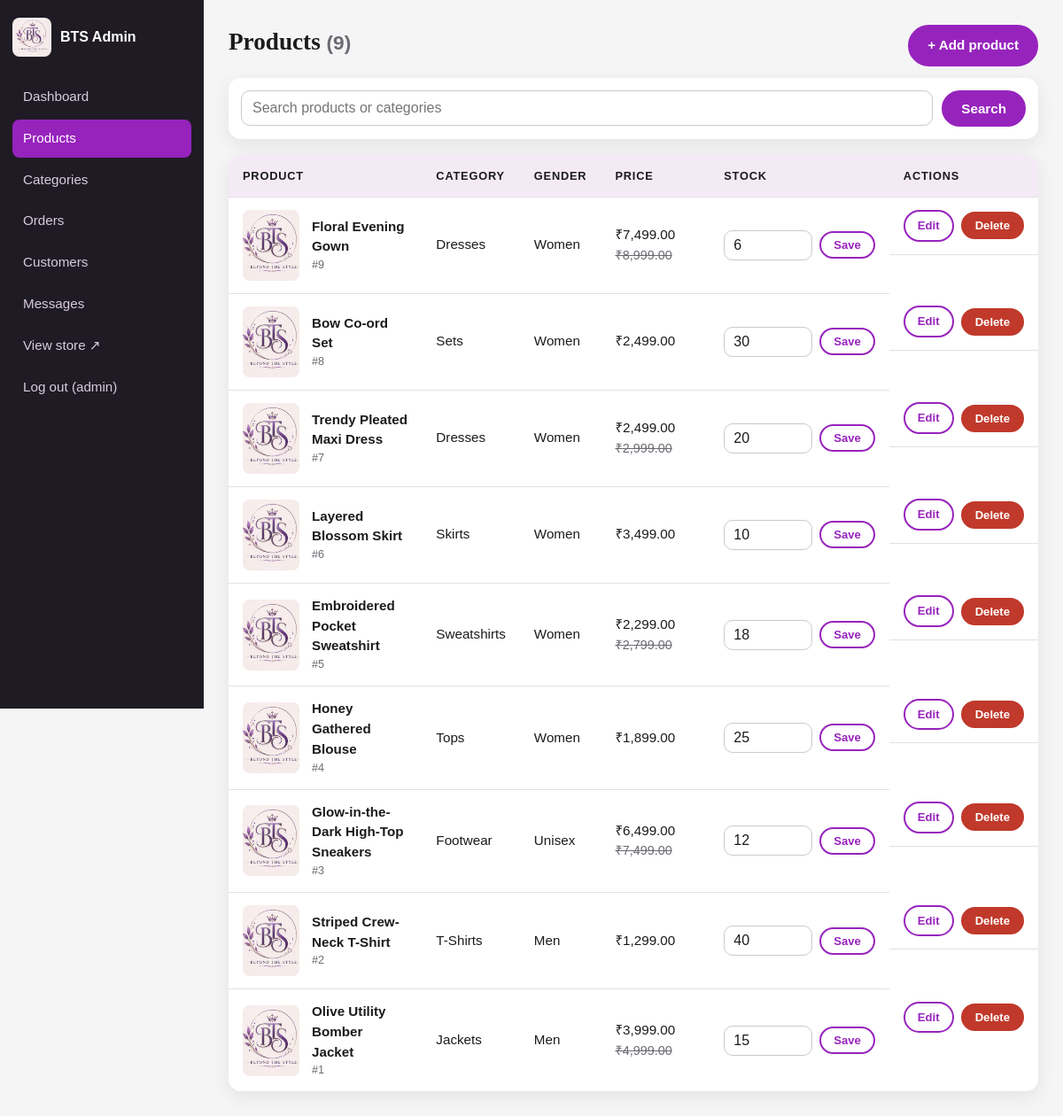
The page /products.php (signed in) on the database its author committed.
### tables this page shows
CREATE TABLE `products` (
  `id`             INT UNSIGNED NOT NULL AUTO_INCREMENT,
  `category_id`    INT UNSIGNED NOT NULL,
  `name`           VARCHAR(150) NOT NULL,
  `gender`         ENUM('men','women','unisex') NOT NULL DEFAULT 'unisex',
  `description`    TEXT NOT NULL,
  `price`          DECIMAL(10,2) NOT NULL,
  `discount_price` DECIMAL(10,2) NULL DEFAULT NULL,
  `image`          VARCHAR(255) NOT NULL DEFAULT '',
  `sizes`          VARCHAR(100) NOT NULL DEFAULT 'One Size',
  `colors`         VARCHAR(150) NOT NULL DEFAULT 'Standard',
  `stock`          INT UNSIGNED NOT NULL DEFAULT 0,
  `sales_count`    INT UNSIGNED NOT NULL DEFAULT 0,
  `created_at`     DATETIME NOT NULL DEFAULT CURRENT_TIMESTAMP,
  PRIMARY KEY (`id`),
  KEY `idx_products_category` (`category_id`),
  KEY `idx_products_gender` (`gender`),
  KEY `idx_products_created` (`created_at`),
  KEY `idx_products_name` (`name`),
  CONSTRAINT `fk_products_category` FOREIGN KEY (`category_id`) REFERENCES `categories` (`id`) ON DELETE RESTRICT
);

CREATE TABLE `categories` (
  `id`   INT UNSIGNED NOT NULL AUTO_INCREMENT,
  `name` VARCHAR(80)  NOT NULL,
  `slug` VARCHAR(100) NOT NULL,
  PRIMARY KEY (`id`),
  UNIQUE KEY `uq_categories_slug` (`slug`),
  UNIQUE KEY `uq_categories_name` (`name`)
);

### functions.php (called while the page is built, shortened)
<?php
require_once __DIR__ . '/db.php';
function e($value): string
{
    return htmlspecialchars((string) $value, ENT_QUOTES | ENT_SUBSTITUTE, 'UTF-8');
}
function url(string $path = ''): string
{
    return BASE_URL . '/' . ltrim($path, '/');
}
function asset_url(string $relativePath): string
{
    $segments = array_map('rawurlencode', explode('/', trim($relativePath)));
    return url(implode('/', $segments));
}
function product_image_url(?string $image): string
{
    $image = trim((string) $image);
    if ($image === '' || !is_file(ROOT_PATH . '/' . $image)) {
        return asset_url('images/logo.jpeg');
    }
    return asset_url($image);
}
function money($amount): string
{
    return CURRENCY . number_format((float) $amount, 2);
}
function csrf_token(): string
{
    return $_SESSION['csrf'];
}
function get(string $key, string $default = ''): string
{
    $v = $_GET[$key] ?? $default;
    return is_string($v) ? trim($v) : $default;
}
function has_discount(array $p): bool
{
    return !empty($p['discount_price']) && (float) $p['discount_price'] < (float) $p['price'];
}

### db.php (called while the page is built, shortened)
<?php
function db(): PDO
{
    static $pdo = null;
    if ($pdo !== null) {
        return $pdo;
    }
    $dsn = 'mysql:host=' . DB_HOST . ';dbname=' . DB_NAME . ';charset=' . DB_CHARSET;
    try {
        $pdo = new PDO($dsn, DB_USER, DB_PASS, [
            PDO::ATTR_ERRMODE            => PDO::ERRMODE_EXCEPTION,
            PDO::ATTR_DEFAULT_FETCH_MODE => PDO::FETCH_ASSOC,
            PDO::ATTR_EMULATE_PREPARES   => false,
        ]);
    } catch (PDOException $e) {
        error_log('BTS database connection failed: ' . $e->getMessage());
        http_response_code(500);
        exit('<h2>Database connection failed</h2><p>Make sure MySQL is running in XAMPP, '
            . 'that <code>database.sql</code> has been imported, and that the credentials in '
            . '<code>includes/config.php</code> are correct.</p>');
    }
    return $pdo;
}
function query(string $sql, array $params = []): PDOStatement
{
    $stmt = db()->prepare($sql);
    $stmt->execute($params);
    return $stmt;
}
function fetch_all(string $sql, array $params = []): array
{
    return query($sql, $params)->fetchAll();
}
function fetch_one(string $sql, array $params = []): ?array
{
    $row = query($sql, $params)->fetch();
    return $row === false ? null : $row;
}
function fetch_value(string $sql, array $params = [])
{
    $row = query($sql, $params)->fetch(PDO::FETCH_NUM);
    return $row === false ? null : $row[0];
}

### auth.php (called while the page is built, shortened)
<?php
require_once __DIR__ . '/functions.php';
function current_admin(): ?array
{
    static $admin = false;
    if ($admin === false) {
        $admin = null;
        if (!empty($_SESSION['admin_id'])) {
            $admin = fetch_one('SELECT id, username FROM admins WHERE id = ?', [$_SESSION['admin_id']]);
        }
    }
    return $admin;
}
function require_admin(): array
{
    $admin = current_admin();
    return $admin;
}

### products.php (the view, shortened to what this page needs)
<?php
require_once __DIR__ . '/../includes/admin-header.php';
$q = mb_substr(get('q'), 0, 100);
$page = max(1, (int) get('page', '1'));
$where = '';
$params = [];
$total = (int) fetch_value('SELECT COUNT(*) FROM products p JOIN categories c ON c.id = p.category_id' . $where, $params);
$pages = max(1, (int) ceil($total / 20));
$page = min($page, $pages);
$products = fetch_all(PRODUCT_SELECT . $where . ' ORDER BY p.id DESC LIMIT 20 OFFSET ' . (($page - 1) * 20), $params);
?>
<div class="section-head">
    <h1>Products <small class="muted">(<?= $total ?>)</small></h1>
    <a class="btn" href="<?= e(url('admin/add-product.php')) ?>">+ Add product</a>
</div>
<form method="get" class="filter-bar">
    <input type="search" name="q" value="<?= e($q) ?>" placeholder="Search products or categories">
    <button class="btn" type="submit">Search</button>
</form>
<?php if (!$products): ?>
    <p class="empty">No products found.</p>
<?php else: ?>
<div class="table-wrap">
    <table class="table">
        <thead><tr><th>Product</th><th>Category</th><th>Gender</th><th>Price</th><th>Stock</th><th>Actions</th></tr></thead>
        <tbody>
        <?php foreach ($products as $p): ?>
            <tr>
                <td data-label="Product">
                    <div class="cart-product"><img src="<?= e(product_image_url($p['image'])) ?>" alt="">
                        <div><strong><?= e($p['name']) ?></strong><small class="muted">#<?= (int) $p['id'] ?></small></div></div>
                </td>
                <td data-label="Category"><?= e($p['category_name']) ?></td>
                <td data-label="Gender"><?= e(ucfirst($p['gender'])) ?></td>
                <td data-label="Price">
                    <?= has_discount($p) ? money($p['discount_price']) . ' <small class="price-old">' . money($p['price']) . '</small>' : money($p['price']) ?>
                </td>
                <td data-label="Stock">
                    <form method="post" class="stock-form">
                        <input type="number" name="stock" min="0" value="<?= (int) $p['stock'] ?>" aria-label="Stock for <?= e($p['name']) ?>">
                        <button class="btn btn-sm btn-outline" type="submit">Save</button>
                    </form>
                </td>
                <td class="row-actions">
                    <a class="btn btn-sm btn-outline" href="<?= e(url('admin/edit-product.php?id=' . (int) $p['id'])) ?>">Edit</a>
                    <form method="post" onsubmit="return confirm('Delete this product permanently?');">
                        <button class="btn btn-sm btn-danger" type="submit">Delete</button>
                    </form>
                </td>
            </tr>
        <?php endforeach; ?>
        </tbody>
    </table>
</div>
<?php endif; ?>
<?php include __DIR__ . '/../includes/admin-footer.php'; ?>

### admin-header.php (shortened to what this page needs)
<?php
require_once __DIR__ . '/auth.php';
$admin = require_admin();
$current = basename($_SERVER['SCRIPT_NAME']);
$nav = [
    'dashboard.php'  => 'Dashboard',
    'products.php'   => 'Products',
    'categories.php' => 'Categories',
    'orders.php'     => 'Orders',
    'users.php'      => 'Customers',
    'messages.php'   => 'Messages',
];
$parent = ['add-product.php' => 'products.php', 'edit-product.php' => 'products.php', 'order.php' => 'orders.php'];
$active = $parent[$current] ?? $current;
?>
<!DOCTYPE html>
<html lang="en">
<head>
    <link rel="stylesheet" href="<?= e(url('assets/css/style.css')) ?>">
</head>
<body class="admin">
<div class="admin-shell">
    <aside class="admin-side">
        <div class="admin-brand">
            <img src="<?= e(asset_url('images/logo.jpeg')) ?>" alt="" width="44" height="44">
            <strong>BTS Admin</strong>
        </div>
        <nav>
            <?php foreach ($nav as $file => $label): ?>
                <a href="<?= e(url('admin/' . $file)) ?>" class="<?= $active === $file ? 'active' : '' ?>"><?= e($label) ?></a>
            <?php endforeach; ?>
            <a href="<?= e(url('index.php')) ?>" target="_blank" rel="noopener">View store &nearr;</a>
            <a href="<?= e(url('admin/logout.php?t=' . csrf_token())) ?>">Log out (<?= e($admin['username']) ?>)</a>
        </nav>
    </aside>
    <div class="admin-main">

### admin-footer.php (shortened to what this page needs)
    </div>
</div>
</body>
</html>

### style.css (style rules this page uses)
:root { --ink: #1b1a1d; --charcoal: hsla(300, 3%, 20%, 0.96); --purple: #9723bd; --purple-dark: #7b0c7b; --lavender: #dfcbdf; --lavender-soft: #f3eaf5; --bg: #f5f5f5; --white: #fff; --muted: #6d6a72; --line: #e4dfe6; --ok: #1f8a4c; --warn: #c77700; --err: #c0392b; --radius: 14px; --shadow: 0 6px 20px rgba(40, 10, 50, 0.08); --serif: Georgia, "Times New Roman", serif; }
* { margin: 0; padding: 0; box-sizing: border-box; font-family: Arial, Helvetica, sans-serif; }
html { scroll-behavior: smooth; }
body { background: var(--bg); color: var(--ink); line-height: 1.5; -webkit-font-smoothing: antialiased; }
img { max-width: 100%; display: block; }
a { color: var(--purple); text-decoration: none; }
h1, h2, h3, h4 { font-family: var(--serif); font-weight: 700; line-height: 1.2; }
.muted { color: var(--muted); }
.section-head { display: flex; justify-content: space-between; align-items: baseline; gap: 12px; flex-wrap: wrap; margin-bottom: 8px; }
.section-head h2, .section-head h1 { margin-bottom: 10px; }
.btn { display: inline-block; background: var(--purple); color: #fff; border: 2px solid var(--purple); padding: 10px 20px; border-radius: 999px; font-weight: bold; font-size: .95rem; cursor: pointer; text-align: center; transition: transform .2s, background .2s, box-shadow .2s, color .2s; }
.btn-outline { background: transparent; color: var(--purple); }
.btn-danger { background: var(--err); border-color: var(--err); }
.btn-sm { padding: 6px 14px; font-size: .82rem; }
.price-old { text-decoration: line-through; color: var(--muted); font-size: .9rem; }
.filter-bar { display: flex; flex-wrap: wrap; gap: 10px; background: #fff; padding: 14px; border-radius: var(--radius); box-shadow: var(--shadow); margin: 8px 0 18px; align-items: center; }
.filter-bar input, .filter-bar select { width: auto; margin: 0; flex: 0 1 auto; }
.filter-bar input[type=search], .filter-bar input[type=text] { flex: 1 1 220px; }
input, select, textarea { font-size: 1rem; padding: 10px 12px; border: 1px solid #cfc6d3; border-radius: 10px; background: #fff; color: var(--ink); width: 100%; font-family: inherit; }
.table-wrap { overflow-x: auto; background: #fff; border-radius: var(--radius); box-shadow: var(--shadow); }
.table { width: 100%; border-collapse: collapse; min-width: 560px; }
.table th, .table td { padding: 14px 16px; text-align: left; border-bottom: 1px solid var(--line); vertical-align: middle; font-size: .95rem; }
.table th { background: var(--lavender-soft); font-size: .8rem; text-transform: uppercase; letter-spacing: .8px; }
.table tr:last-child td { border-bottom: 0; }
.cart-product { display: flex; align-items: center; gap: 14px; }
.cart-product img { width: 64px; height: 80px; object-fit: cover; border-radius: 8px; flex: none; }
.cart-product small { display: block; }
.admin-shell { display: grid; grid-template-columns: 230px 1fr; min-height: 100vh; }
.admin-side { background: #1f1b24; color: #fff; padding: 20px 14px; position: sticky; top: 0; height: 100vh; overflow-y: auto; }
.admin-brand { display: flex; align-items: center; gap: 10px; margin-bottom: 24px; }
.admin-brand img { border-radius: 8px; }
.admin-side nav a { display: block; color: #d9cbe0; padding: 10px 12px; border-radius: 8px; margin-bottom: 4px; font-size: .95rem; }
.admin-side nav a.active { background: var(--purple); color: #fff; }
.admin-main { padding: 28px; min-width: 0; }
.admin-main h1 { font-size: 1.7rem; margin-bottom: 16px; }
.stock-form { display: flex; gap: 8px; align-items: center; }
.stock-form input { width: 100px; padding: 7px 10px; margin: 0; }
.row-actions { display: flex; gap: 8px; align-items: center; }

### rows shown on the page
products: name "Floral Evening Gown", id "9", category.name "Dresses", gender "Women", discount_price "₹7,499.00", price "₹8,999.00", stock "6"
products: name "Bow Co-ord Set", id "8", category.name "Sets", gender "Women", price "₹2,499.00", stock "30"
products: name "Trendy Pleated Maxi Dress", id "7", category.name "Dresses", gender "Women", discount_price "₹2,499.00", price "₹2,999.00", stock "20"
products: name "Layered Blossom Skirt", id "6", category.name "Skirts", gender "Women", price "₹3,499.00", stock "10"
products: name "Embroidered Pocket Sweatshirt", id "5", category.name "Sweatshirts", gender "Women", discount_price "₹2,299.00", price "₹2,799.00", stock "18"
products: name "Honey Gathered Blouse", id "4", category.name "Tops", gender "Women", price "₹1,899.00", stock "25"
products: name "Glow-in-the-Dark High-Top Sneakers", id "3", category.name "Footwear", gender "Unisex", discount_price "₹6,499.00", price "₹7,499.00", stock "12"
products: name "Striped Crew-Neck T-Shirt", id "2", category.name "T-Shirts", gender "Men", price "₹1,299.00", stock "40"
products: name "Olive Utility Bomber Jacket", id "1", category.name "Jackets", gender "Men", discount_price "₹3,999.00", price "₹4,999.00", stock "15"

### other values the page prints
$label "Dashboard"
$label "Products"
$label "Categories"
$label "Orders"
$label "Customers"
$label "Messages"
$admin['username'] "admin"
$total "9"
